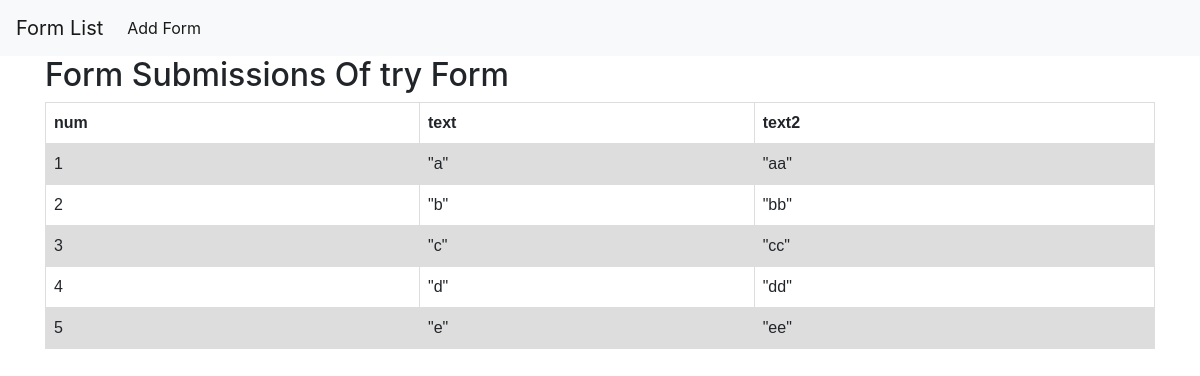
The app's page /form_builder/form_submissions/19 with its own data.
### form_creator/models.py (models this page shows, shortened)
class UserForm(models.Model):
	name = models.CharField(max_length=50)
	submissions = models.PositiveSmallIntegerField(default=0)

class FormField(models.Model):
	form_id = models.ForeignKey(UserForm, related_name='has_fields',
		on_delete=models.CASCADE)
	input_name = models.CharField(max_length=30)
	label = models.CharField(max_length=30)
	data_type = models.CharField(max_length=3, choices=FIELD_TYPES)

### form_creator/views.py (the view)
# urls.py: path('form_submissions/<int:form_id>', views.form_submissions,
def form_submissions(request, form_id):
	form_name = UserForm.objects.get(pk=form_id).name
	fields = FormField.objects.filter(form_id=form_id).order_by('input_name')
	submissions = Submissions.objects.filter(user_form=form_id).values_list()
	sumbission_fields_collection = {}
	i = 0
	for submission in submissions:
		i += 1
		submission_data = FieldSubmission.objects.filter(submission__user_form=form_id, submission=submission).values_list('data', flat=True).order_by('field_id__input_name')
		sumbission_fields_collection[i] = submission_data
	context = {
		'form_name': form_name,
		'fields': fields,
		'submissions': submissions,
		'submission_fields': sumbission_fields_collection
	}
	return render(request, 'form_submissions.html', context)

### form_creator/templates/form_submissions.html (shortened to what this page needs)
{% extends 'base.html' %}
{% load dict_access %}
{% block content %}
	<h2>Form Submissions Of {{ form_name }} Form </h2>
	<table>
			<tr>
				{% for field in fields %}
					<th> {{ field.input_name }}</th>
				{% endfor %}
			</tr>
			{% for key, values in submission_fields.items %}
				<tr>
					{% for v in values %}
					<td>{{ v }}</td>
					{% endfor %}
				</tr>
			{% endfor %}
	</table>
{% endblock content %}

### wix_form_builder/templates/base.html (style rules this page uses)
table { font-family: arial, sans-serif; border-collapse: collapse; width: 100%; }
td, th { border: 1px solid #dddddd; text-align: left; padding: 8px; }
tr:nth-child(even) { background-color: #dddddd; }

### records on screen
UserForm: name "try"
FormField: input_name "num"
FormField: input_name "text"
FormField: input_name "text2"

### other values on screen
{{ v }} "1" "\"a\"" "\"aa\"" "2" "\"b\"" "\"bb\"" "3" "\"c\"" "\"cc\"" "4" "\"d\"" "\"dd\"" "5" "\"e\"" "\"ee\""
